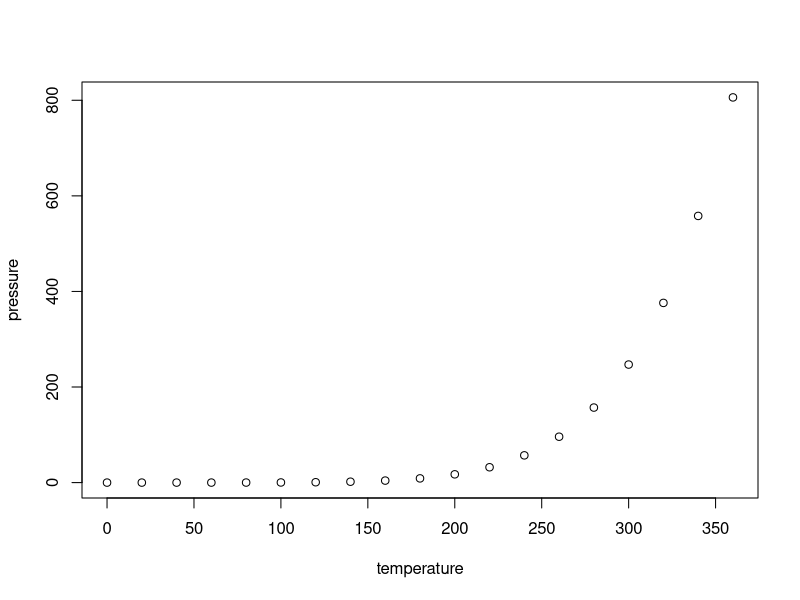
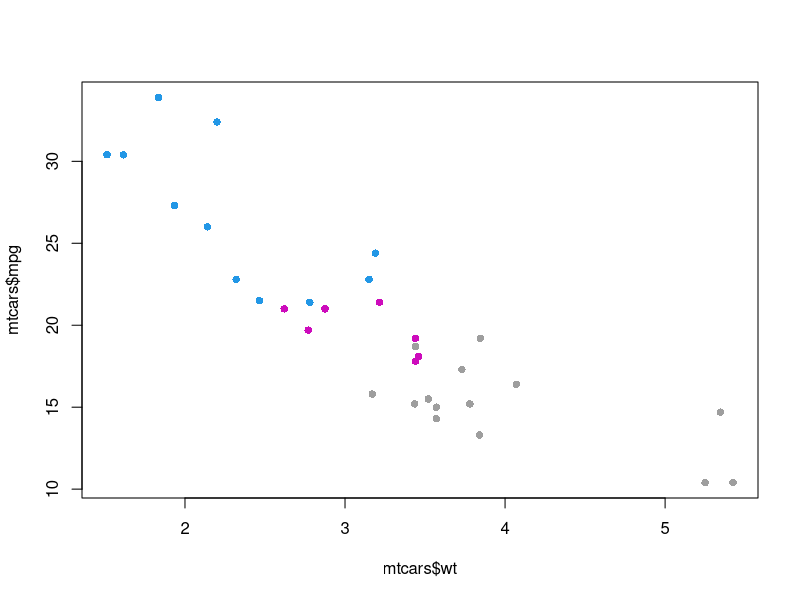

These figures' R source, in order:
## ---- chunk 1
knitr::opts_chunk$set(echo = TRUE)
## ---- chunk 2
summary(cars)
## ---- chunk 3
plot(pressure)
## ---- chunk 4
# Title of the code chunk is WITHIN the curly brackets above (only seen in code)
# Comments about the code can be made using '#' at the start of the line
plot(mtcars$wt, mtcars$mpg, col = mtcars$cyl, pch = 16)
## ---- chunk 5
sessionInfo()
